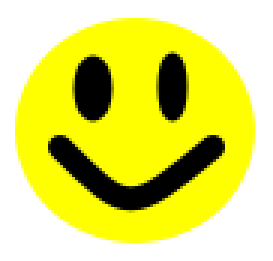
#> input picture logo.png, 91 x 87 px (shown 3 times larger)
$ python imgascii.py logo.png
#> lines starting #> are read from the running program, lines starting #| are printed output that depends on the picture
# Image to ASCII converter
# python3 imgascii.py logo.png

import sys
from PIL import Image

# get path from command line
imagePath = sys.argv[1]
img = Image.open(imagePath)
#> img is the input picture: PIL image 91x87 RGBA; mean R, G, B, A 224.2, 224.2, 103.7, 255

# resize the image
width, height = img.size
#> width = 91; height = 87
aspectRatio = height/width
#> aspectRatio = 0.956
newWidth = 64
newHeight = aspectRatio * newWidth * 0.55
#> newHeight = 33.65
img = img.resize((newWidth, int(newHeight)))
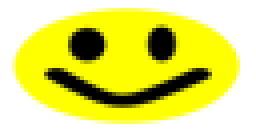
#> img: PIL image 64x33 RGBA (shown 4 times larger); mean R, G, B, A 224.2, 224.2, 103.7, 255

# Convert image to gray scale
img = img.convert('L')
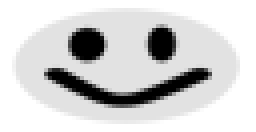
#> img: PIL image 64x33 L (shown 4 times larger); min 0, max 255, mean 210.5
pixels = img.getdata()

# replace each pixel with a character from array
chars = ["S","#","B","&","@","$","%","*",";","!","."]
newPixels = [chars[pixel//25] for pixel in pixels]
#> newPixels = 2112 items, first 6: '.', '.', '.', '.', '.', '.'
newPixels = ''.join(newPixels)

# create image
new_pixels_count = len(newPixels)
#> new_pixels_count = 2112
ascii_image = [newPixels[index:index + newWidth] for index in range(0, new_pixels_count, newWidth)]
#> ascii_image = 33 items
ascii_image = "\n".join(ascii_image)
print(ascii_image)
#> (printed output is left out)
